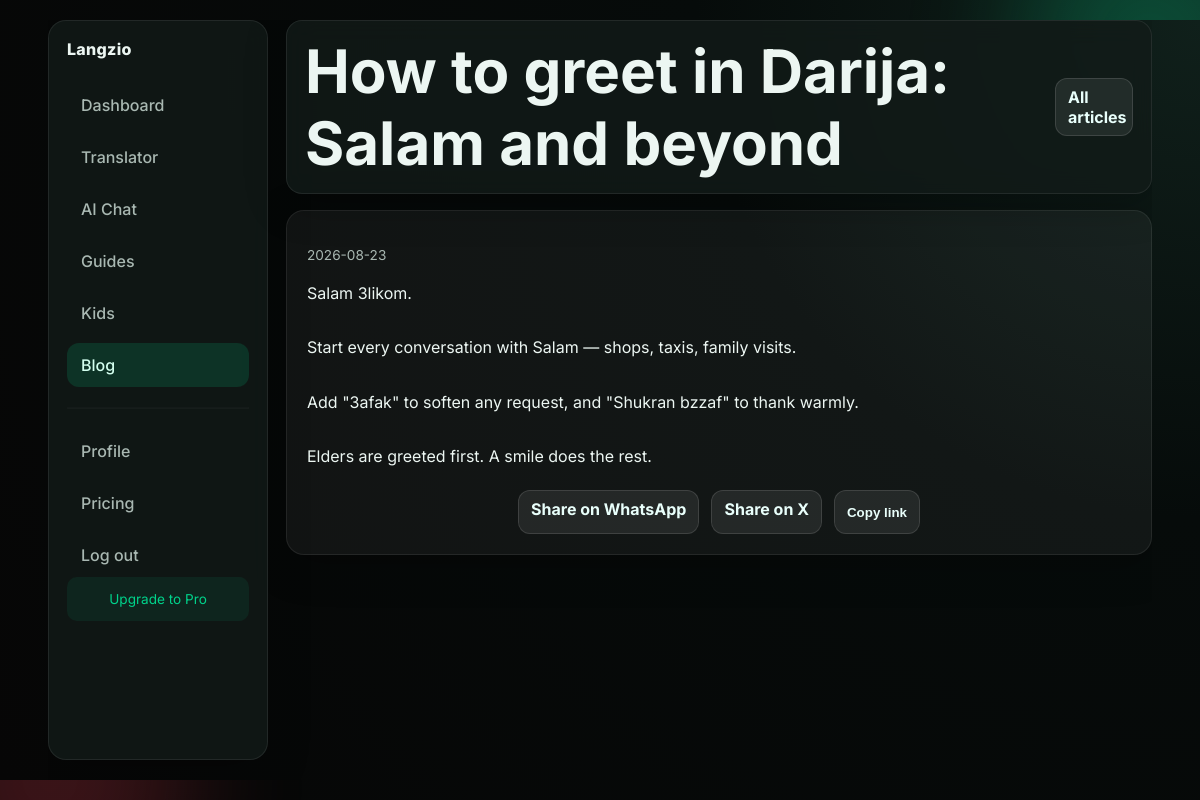
The app's page /blog/salam-guide/ with its own data.
### tables this page shows
CREATE TABLE IF NOT EXISTS blog_posts (
    id INT UNSIGNED AUTO_INCREMENT PRIMARY KEY,
    slug VARCHAR(150) NOT NULL UNIQUE,
    title VARCHAR(200) NOT NULL,
    excerpt VARCHAR(500) DEFAULT NULL,
    content MEDIUMTEXT NOT NULL,
    status ENUM('draft','published') NOT NULL DEFAULT 'draft',
    published_at DATETIME DEFAULT NULL,
    created_at DATETIME DEFAULT CURRENT_TIMESTAMP,
    updated_at DATETIME DEFAULT CURRENT_TIMESTAMP ON UPDATE CURRENT_TIMESTAMP,
    INDEX idx_slug (slug),
    INDEX idx_status_published (status, published_at)
);

### classes/Auth.php (called while the page is built, shortened)
<?php
require_once __DIR__ . "/../config.php";
class Auth
{
    public static function id(): ?int
    {
        $id = $_SESSION["user_id"] ?? null;
        return $id ? (int) $id : null;
    }
    public static function subscriptionStatus(): array
    {
        $uid = self::id();
        if (!$uid) {
            return ["plan" => "none", "status" => "guest", "days_remaining" => 0];
        }
        $sub = Subscription::current($uid);
        return [
            "plan"           => $sub["plan"],
            "status"         => $sub["status"],
            "trial_ends_at"  => $sub["trial_ends_at"],
            "days_remaining" => Subscription::trialDaysRemaining($uid),
            "is_trial"       => self::isTrialActive(),
            "is_subscribed"  => self::isSubscribed(),
        ];
    }
}

### config.php (called while the page is built, shortened)
<?php
function langzio_base_path(): string
{
    $script = str_replace("\\", "/", $_SERVER["SCRIPT_NAME"] ?? "/index.php");
    $dir = dirname($script);
    if ($dir === "/" || $dir === "\\" || $dir === ".") {
        return "";
    }
    return rtrim($dir, "/");
}
function langzio_url(string $path = ""): string
{
    $base = langzio_base_path();
    $path = ltrim(str_replace("\\", "/", $path), "/");
    return ($base === "" ? "" : $base) . "/" . $path;
}
function langzio_canonical_url(string $path = ""): string
{
    $canonicalDomain = langzio_env("CANONICAL_DOMAIN", "https://langzio.com");
    $base = rtrim($canonicalDomain, "/");
    $path = ltrim(str_replace("\\", "/", $path), "/");
    return $base . "/" . $path;
}
function langzio_env(string $key, string $default = ""): string
{
    if (isset($_ENV[$key]) && $_ENV[$key] !== "") {
        return (string) $_ENV[$key];
    }
    $fromGetenv = getenv($key);
    return ($fromGetenv !== false && $fromGetenv !== "") ? (string) $fromGetenv : $default;
}

### blog.php (the view, shortened to what this page needs)
<?php
require_once __DIR__ . "/classes/Auth.php";
$subStatus = Auth::subscriptionStatus();
function langzio_blog_find(string $slug): ?array
{
    try {
        $db = Database::connect();
        $stmt = $db->prepare("
            SELECT slug, title, excerpt, content, published_at
            FROM blog_posts
            WHERE slug = :slug AND status = 'published'
            LIMIT 1
        ");
        $stmt->execute(["slug" => $slug]);
        $row = $stmt->fetch();
        return $row ?: null;
    } catch (Throwable $e) {
        error_log("Langzio blog find failed: " . $e->getMessage());
        return null;
    }
}
$slug = trim((string) ($_GET["slug"] ?? ""));
$slug = preg_replace('/[^a-z0-9-]/', '', strtolower($slug));
$post = $slug !== "" ? langzio_blog_find($slug) : null;
$isArticle = $slug !== "";
include "includes/head.php";
?>
<div class="app-shell container">
    <aside class="sidebar glass">
        <a class="brand" href="index.php">Langzio</a>
        <nav class="side-nav" aria-label="Main navigation">
            <a href="dashboard.php">Dashboard</a>
            <a href="translator.php">Translator</a>
            <a href="chat.php">AI Chat</a>
            <a href="guides.php">Guides</a>
            <a href="kids.php">Kids</a>
            <a class="active" href="blog.php">Blog</a>
            <hr style="border-color:rgba(255,255,255,0.08);margin:12px 0">
            <a href="profile.php">Profile</a>
            <a href="pricing.php">Pricing</a>
            <a href="logout.php">Log out</a>
        </nav>
        <div style="margin-top:auto;padding:12px;border-radius:10px;background:rgba(0,211,139,0.08);font-size:0.85rem;text-align:center">
            <?php if ($subStatus["is_trial"]): ?>
                <strong>Trial</strong> — <?php echo $subStatus["days_remaining"]; ?> day(s) left
            <?php elseif ($subStatus["is_subscribed"]): ?>
                <strong>Pro</strong> — Active
            <?php else: ?>
                <a href="pricing.php" style="color:var(--green-2)">Upgrade to Pro</a>
            <?php endif; ?>
        </div>
    </aside>
    <div class="app-content">
        <header class="app-topbar glass">
            <h1><?php echo $isArticle && $post !== null ? htmlspecialchars($post["title"]) : "Blog"; ?></h1>
            <?php if ($isArticle): ?>
                <a class="btn btn-secondary compact" href="<?php echo htmlspecialchars(langzio_url('blog.php')); ?>">All articles</a>
            <?php else: ?>
                <a class="btn btn-secondary compact" href="dashboard.php">Dashboard</a>
            <?php endif; ?>
        </header>
        <?php if ($isArticle && $post === null): ?>
            <section class="card" style="text-align:center" role="alert">
                <h2>Article not found</h2>
                <p style="color:var(--muted)">This article does not exist or is not published yet.</p>
                <a class="btn btn-primary" href="<?php echo htmlspecialchars(langzio_url('blog.php')); ?>">Back to blog</a>
            </section>
        <?php elseif ($isArticle): ?>
            <article class="card" itemscope itemtype="https://schema.org/BlogPosting">
                <?php if (!empty($post["published_at"])): ?>
                    <p style="color:var(--muted);font-size:0.85rem"><?php echo htmlspecialchars(substr($post["published_at"], 0, 10)); ?></p>
                <?php endif; ?>
                <div itemprop="articleBody" style="white-space:pre-wrap;line-height:1.7"><?php echo htmlspecialchars($post["content"]); ?></div>
                <?php
                $shareUrl = langzio_canonical_url("blog/" . $post["slug"] . "/");
                $shareText = $post["title"] . " — via Langzio";
                ?>
                <div class="hero-cta" style="margin-top:20px">
                    <a class="btn btn-secondary compact" target="_blank" rel="noopener"
                       href="https://wa.me/?text=<?php echo urlencode($shareText . "\n" . $shareUrl); ?>">Share on WhatsApp</a>
                    <a class="btn btn-secondary compact" target="_blank" rel="noopener"
                       href="https://x.com/intent/tweet?text=<?php echo urlencode($shareText); ?>&url=<?php echo urlencode($shareUrl); ?>">Share on X</a>
                    <button class="btn btn-secondary compact" type="button" id="copyBlogLinkBtn"
                            data-url="<?php echo htmlspecialchars($shareUrl); ?>">Copy link</button>
                </div>
            </article>
        <?php endif; ?>
    </div>
</div>
<?php include "includes/footer.php"; ?>

### assets/css/style.css (style rules this page uses)
:root { --bg: #060b0a; --panel: rgba(18, 27, 25, 0.78); --soft-panel: rgba(255, 255, 255, 0.05); --text: #ecf6f2; --muted: #a9b8b2; --green: #00a76f; --green-2: #00d38b; --red: #d93f4f; --shadow: 0 10px 40px rgba(0, 0, 0, 0.25); --radius: 18px; }
* { box-sizing: border-box; }
html, body { margin: 0; padding: 0; font-family: "Inter", Arial, sans-serif; background: radial-gradient(circle at top right, #10201b 0%, #060b0a 35%, #060606 100%); color: var(--text); min-height: 100%; }
a { color: inherit; text-decoration: none; }
.container { width: min(1120px, 92%); margin: 0 auto; }
.glass { background: var(--panel); border: 1px solid rgba(255, 255, 255, 0.08); backdrop-filter: blur(12px); box-shadow: var(--shadow); }
.brand { font-weight: 800; letter-spacing: 0.3px; }
h1 { font-size: clamp(2rem, 5vw, 4rem); margin: 0; }
.hero-cta { display: flex; justify-content: center; gap: 12px; margin-top: 24px; flex-wrap: wrap; }
.btn { border: 0; border-radius: 12px; padding: 12px 18px; font-weight: 700; cursor: pointer; transition: all 0.25s ease; }
.btn-secondary { background: rgba(255, 255, 255, 0.08); border: 1px solid rgba(255, 255, 255, 0.12); color: #e9fffb; }
.compact { padding: 8px 12px; }
.card { background: var(--soft-panel); border: 1px solid rgba(255, 255, 255, 0.08); border-radius: var(--radius); padding: 20px; box-shadow: var(--shadow); transition: transform 0.2s ease, border-color 0.2s ease; }
.card p, .card cite { color: var(--muted); line-height: 1.6; }
.app-shell { margin-top: 20px; min-height: calc(100vh - 40px); display: grid; grid-template-columns: 220px 1fr; gap: 18px; }
.sidebar { border-radius: 18px; padding: 18px; }
.side-nav { margin-top: 24px; display: grid; gap: 8px; }
.side-nav a { padding: 10px 12px; border-radius: 10px; color: var(--muted); }
.side-nav a.active, .side-nav a:hover { background: rgba(0, 211, 139, 0.15); color: #d3ffef; }
.app-content { display: grid; align-content: start; gap: 16px; padding-bottom: 24px; }
.app-topbar { border-radius: 16px; padding: 14px 18px; display: flex; justify-content: space-between; align-items: center; }
* { -webkit-tap-highlight-color: transparent; -webkit-touch-callout: none; }
html { -webkit-text-size-adjust: 100%; scroll-behavior: smooth; }
body { overscroll-behavior: none; }
.btn, .nav-toggle, .phrase-btn, .favorite-remove, .onboarding-option, .challenge-day, .side-nav a, .app-topbar a, .auth-form button, input[type="submit"], button { min-height: 44px; min-width: 44px; }
.app-shell { padding-bottom: env(safe-area-inset-bottom, 0); padding-left: env(safe-area-inset-left, 0); padding-right: env(safe-area-inset-right, 0); }
footer, .site-footer, .app-shell { padding-bottom: max(env(safe-area-inset-bottom, 0), 20px); }
.sidebar .side-nav a { padding: 12px 14px; border-radius: 12px; font-weight: 500; transition: background 0.2s ease; }
.sidebar .side-nav hr { margin: 10px 0; opacity: 0.4; }
.sidebar > div:last-child { margin-top: auto; padding: 14px; border-radius: 14px; background: rgba(0, 211, 139, 0.08); font-size: 0.85rem; text-align: center; line-height: 1.5; }
.app-shell, .container, .auth-page, main, section, article { max-width: 100vw; overflow-x: hidden; }
.side-nav { transition: opacity 0.2s ease; }
::placeholder { color: rgba(255, 255, 255, 0.35); opacity: 1; }

### records on screen
blog_posts: title "How to greet in Darija: Salam and beyond", published_at "2026-08-23", content "Salam 3likom. Start every conversation with Salam — shops, taxis, family visits. Add \"3afak\" to soften any request, and \"Shukran bzzaf\" to thank warmly. Elders are greeted first. A smile does the rest."
